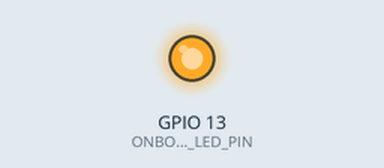
This sketch was run on a simulated ESP32. On the bench: output pins drawn as LEDs (lit = HIGH). WiFi joins after 1.5 s; servers stay silent unless stated; uploads are accepted with an empty reply; what the sketch prints to the serial monitor is not drawn.

Above: at 0.1 s.
At 2.1 s:
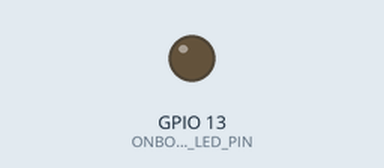
Timing chart, 0 to 3.6 s (numbered marks = the images above):
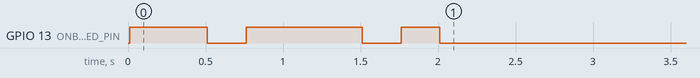

The sketch:

LED_Conttrol.ino
```cpp
/*
* SMARTLIGHTS CONTROL-------------------
* Use LED:
*  -> Control remotely
*     - Toggle ON/OFF
*     - Blink using platform set interval
*     - Schedule ON/OFF from platform using timer
* ANGAZA ELIMU - SH.PROJECT V2.0 / 023
* ----------------------------------------
*/
//----------------------------------------Support libraries and sensor parameters.
#include <WiFi.h>
#include <HTTPClient.h>
#include <WebServer.h>
#include <ESPmDNS.h>
#include <WiFiClientSecure.h>
#include <Arduino_JSON.h>
#include "secrets.h"
#include "pin_configurations.h"
//----------------------------------------

//----------------------------------------Control variables.
const char* server_url = "https://smart-home-iot.angazaelimu.com/api/led_state_control";
WiFiClientSecure *client = new WiFiClientSecure;
unsigned long timerDelay = 5000;
String httpRequestData = "0";
unsigned long lastTime = 0;
int httpResponseCode = 0;
unsigned int payload_sz;
String led_state  = "";
String payload    = "";
int led_blink_intensity;
int led_blink_interval;
HTTPClient https;
String led_data;
//----------------------------------------

void setup() {
  Serial.begin(115200);
  delay(10);
  // Connect to WiFi network
  Serial.print("\nConnecting to ");
  Serial.println(SSID);
  // wifi network init
  WiFi.begin(SSID, PASSWORD);

  // pins functionality and init states definition
  pinMode(ONBOARD_LED_PIN, OUTPUT);    //--> On Board LED port Direction output
  digitalWrite(ONBOARD_LED_PIN, HIGH); //--> Turn off Led On Board

  // wifi connect
  Serial.print("Connecting.");
  while (WiFi.status() != WL_CONNECTED) {
    delay(500);
    Serial.print(".");
    //----------------------------------------Make the On Board Flashing LED on the process of connecting to the wifi router.
    digitalWrite(ONBOARD_LED_PIN, LOW);
    delay(250);
    digitalWrite(ONBOARD_LED_PIN, HIGH);
    delay(250);
    //----------------------------------------
  }
  //----------------------------------------
  digitalWrite(ONBOARD_LED_PIN, LOW); //--> Turn off the On Board LED when it is connected to the wifi router.
  //----------------------------------------If successfully connected to the wifi router, the IP Address that will be visited is displayed in the serial monitor
  Serial.println("");
  Serial.print("Successfully connected to : ");
  Serial.println(SSID);
  Serial.print("IP address: ");
  Serial.println(WiFi.localIP());
  Serial.println();
  //----------------------------------------

  Serial.println("Server started");
  Serial.println(WiFi.localIP());
  Serial.println("");
  delay(1000);
  Serial.print("connecting...");

}

void loop() {
 if(client){
    // set secure client
    client->setCACert(root_cacert);

    //Initializing an HTTPS communication using the secure client
    Serial.print("[HTTPS] begin...\n");
    if(https.begin(*client, server_url)){
      //  get server response
      led_data = httpGETRequest(server_url);

      // get json response data
      JSONVar json_res_data = JSON.parse(led_data);

      // validate response type
      if (JSON.typeof(json_res_data) == "undefined") {
        Serial.println("Parsing input failed!");
        return;
      }

      // decode actual led status data
      led_state = (const char*)(json_res_data["led_control_state"]);
      led_blink_interval = (const int)(json_res_data["led_blink_interval"]);
      led_blink_intensity = (const int)(json_res_data["led_blink_intensity"]);
      // print server received data
      Serial.println("\nLED blink interval: " + String(led_blink_interval));
      Serial.println("LED blink intensity: " + String(led_blink_intensity));

      if (led_state == "1") { //turn ON signal LED
        digitalWrite(ONBOARD_LED_PIN, HIGH);
        Serial.println("LED status: ON");
        //blinks LED based on platform set time interval
        if(led_blink_interval > 0){
          digitalWrite(ONBOARD_LED_PIN, HIGH);
          delay(led_blink_interval);
          digitalWrite(ONBOARD_LED_PIN, LOW);
          delay(led_blink_interval);
        }
      }
      if (led_state == "0") { //turn OFF signal LED
        digitalWrite(ONBOARD_LED_PIN, LOW);
        Serial.println("LED status: OFF");
      }
    }
    else {
      Serial.printf("[HTTPS] Unable to connect\n");
    }
  }
  else {
    Serial.printf("[HTTPS] Unable to connect\n");
  }

  //if LED blink control interval is NOT set
  if(led_blink_interval <= 0){
    delay(3000);
  }
}
//  GET request function
String httpGETRequest(const char* serverName) {

  //Specify content-type header
  https.addHeader("Content-Type", "application/x-www-form-urlencoded");

  //----------------------------------------Prepare HTTP Request
  // Prepare POST request initialize
  httpRequestData = "ledctrl_API_KEY=" + String(apiKeyValue) + "";
  // Send POST request
  httpResponseCode = https.POST(httpRequestData);
  Serial.print("\nData request: ");
  Serial.print(httpRequestData);
  Serial.println("");
  //----------------------------------------

  //----------------------------------------GET HTTP Request
  if (httpResponseCode == 200) { //initialize payload if GET data is available
    Serial.print("HTTP Response code: ");
    Serial.println(httpResponseCode);
    payload = https.getString();
  }
  else {                      //error if no GET data
    Serial.print("Error code: ");
    Serial.println(httpResponseCode);
  }
  // Free resources
  https.end();

  return payload;
  //----------------------------------------
}
```

secrets.h
```cpp
/*
 * Connection credentials
*/
#define SSID ""
#define PASSWORD ""
#define apiKeyValue ""
/*
 * server auth CA certificate key
 * ------DO NOT EDIT--------
 */
const char* root_cacert = \
"-----BEGIN CERTIFICATE-----\n" \
"MIIFazCCA1OgAwIBAgIRAIIQz7DSQONZRGPgu2OCiwAwDQYJKoZIhvcNAQELBQAw\n" \
"TzELMAkGA1UEBhMCVVMxKTAnBgNVBAoTIEludGVybmV0IFNlY3VyaXR5IFJlc2Vh\n" \
"cmNoIEdyb3VwMRUwEwYDVQQDEwxJU1JHIFJvb3QgWDEwHhcNMTUwNjA0MTEwNDM4\n" \
"WhcNMzUwNjA0MTEwNDM4WjBPMQswCQYDVQQGEwJVUzEpMCcGA1UEChMgSW50ZXJu\n" \
"ZXQgU2VjdXJpdHkgUmVzZWFyY2ggR3JvdXAxFTATBgNVBAMTDElTUkcgUm9vdCBY\n" \
"MTCCAiIwDQYJKoZIhvcNAQEBBQADggIPADCCAgoCggIBAK3oJHP0FDfzm54rVygc\n" \
"h77ct984kIxuPOZXoHj3dcKi/vVqbvYATyjb3miGbESTtrFj/RQSa78f0uoxmyF+\n" \
"0TM8ukj13Xnfs7j/EvEhmkvBioZxaUpmZmyPfjxwv60pIgbz5MDmgK7iS4+3mX6U\n" \
"A5/TR5d8mUgjU+g4rk8Kb4Mu0UlXjIB0ttov0DiNewNwIRt18jA8+o+u3dpjq+sW\n" \
"T8KOEUt+zwvo/7V3LvSye0rgTBIlDHCNAymg4VMk7BPZ7hm/ELNKjD+Jo2FR3qyH\n" \
"B5T0Y3HsLuJvW5iB4YlcNHlsdu87kGJ55tukmi8mxdAQ4Q7e2RCOFvu396j3x+UC\n" \
"B5iPNgiV5+I3lg02dZ77DnKxHZu8A/lJBdiB3QW0KtZB6awBdpUKD9jf1b0SHzUv\n" \
"KBds0pjBqAlkd25HN7rOrFleaJ1/ctaJxQZBKT5ZPt0m9STJEadao0xAH0ahmbWn\n" \
"OlFuhjuefXKnEgV4We0+UXgVCwOPjdAvBbI+e0ocS3MFEvzG6uBQE3xDk3SzynTn\n" \
"jh8BCNAw1FtxNrQHusEwMFxIt4I7mKZ9YIqioymCzLq9gwQbooMDQaHWBfEbwrbw\n" \
"qHyGO0aoSCqI3Haadr8faqU9GY/rOPNk3sgrDQoo//fb4hVC1CLQJ13hef4Y53CI\n" \
"rU7m2Ys6xt0nUW7/vGT1M0NPAgMBAAGjQjBAMA4GA1UdDwEB/wQEAwIBBjAPBgNV\n" \
"HRMBAf8EBTADAQH/MB0GA1UdDgQWBBR5tFnme7bl5AFzgAiIyBpY9umbbjANBgkq\n" \
"hkiG9w0BAQsFAAOCAgEAVR9YqbyyqFDQDLHYGmkgJykIrGF1XIpu+ILlaS/V9lZL\n" \
"ubhzEFnTIZd+50xx+7LSYK05qAvqFyFWhfFQDlnrzuBZ6brJFe+GnY+EgPbk6ZGQ\n" \
"3BebYhtF8GaV0nxvwuo77x/Py9auJ/GpsMiu/X1+mvoiBOv/2X/qkSsisRcOj/KK\n" \
"NFtY2PwByVS5uCbMiogziUwthDyC3+6WVwW6LLv3xLfHTjuCvjHIInNzktHCgKQ5\n" \
"ORAzI4JMPJ+GslWYHb4phowim57iaztXOoJwTdwJx4nLCgdNbOhdjsnvzqvHu7Ur\n" \
"TkXWStAmzOVyyghqpZXjFaH3pO3JLF+l+/+sKAIuvtd7u+Nxe5AW0wdeRlN8NwdC\n" \
"jNPElpzVmbUq4JUagEiuTDkHzsxHpFKVK7q4+63SM1N95R1NbdWhscdCb+ZAJzVc\n" \
"oyi3B43njTOQ5yOf+1CceWxG1bQVs5ZufpsMljq4Ui0/1lvh+wjChP4kqKOJ2qxq\n" \
"4RgqsahDYVvTH9w7jXbyLeiNdd8XM2w9U/t7y0Ff/9yi0GE44Za4rF2LN9d11TPA\n" \
"mRGunUHBcnWEvgJBQl9nJEiU0Zsnvgc/ubhPgXRR4Xq37Z0j4r7g1SgEEzwxA57d\n" \
"emyPxgcYxn/eR44/KJ4EBs+lVDR3veyJm+kXQ99b21/+jh5Xos1AnX5iItreGCc=\n" \
"-----END CERTIFICATE-----\n" ;
```

pin_configurations.h
```cpp
#define PUSH_BUTTON_PIN 4 //A1
#define PUSH_BUTTON_PIN 40  //D1
#define WATER_LEVEL_PIN 5 //A2
#define LDR_PIN 6 //A3
#define DHT_PIN 7 //A4
#define ONBOARD_LED_PIN 13
#define BUZZER_PIN 15 //A5
#define INA_PIN 38  //D3
#define INB_PIN 35  //D4
#define MQ2_PIN 34  //A8
#define PIR_PIN 39  //D2

#define RED_PIN 16  //A6
#define BLUE_PIN 33 //A7
#define GREEN_PIN 19  //A9

#define I2S_SD 8  //DOUT
#define I2S_SCK 17  //LRCL
#define I2S_WS 18 //BCLK

#define I2C_SCL 2  //SCL
#define I2C_SDA 42  //SDA
```
